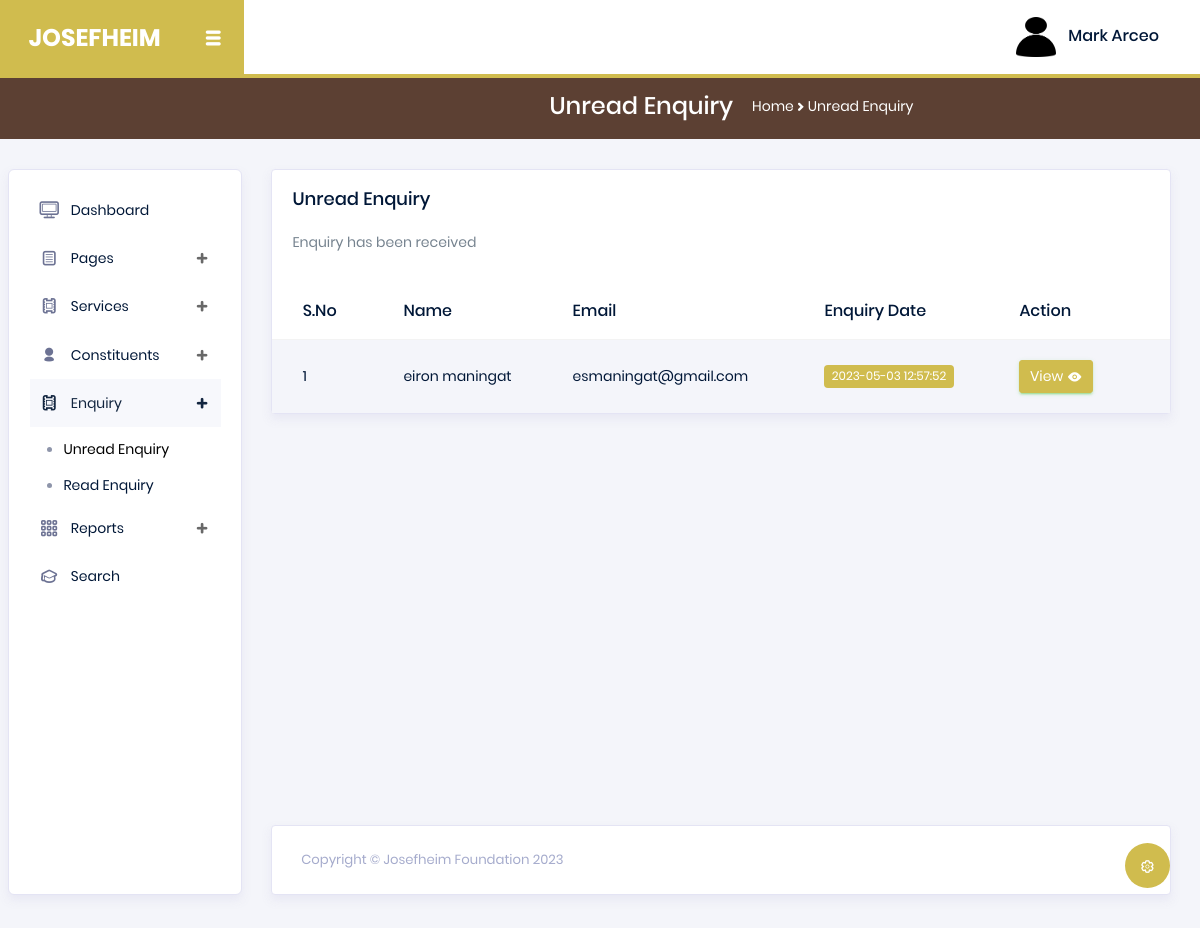
The page /admin/unreadenq.php (signed in) on the database its author committed.
### tables this page shows
CREATE TABLE `tblcontact` (
  `ID` int(10) NOT NULL,
  `FirstName` varchar(200) DEFAULT NULL,
  `LastName` varchar(200) DEFAULT NULL,
  `Email` varchar(200) DEFAULT NULL,
  `Phone` varchar(11) DEFAULT NULL,
  `Message` mediumtext DEFAULT NULL,
  `EnquiryDate` timestamp NOT NULL DEFAULT current_timestamp(),
  `IsRead` int(5) DEFAULT NULL
);

### admin/unreadenq.php (the view, shortened to what this page needs)
<?php session_start();
include('includes/config.php');
if(strlen($_SESSION['aid'])==0)
  {
header('location:index.php');
}
else{
  ?>
<!DOCTYPE html>
<html lang="en">
<head>
  <link rel="stylesheet" href="vendors/typicons/typicons.css">
  <link rel="stylesheet" href="vendors/css/vendor.bundle.base.css">
  <link rel="stylesheet" href="css/vertical-layout-light/style.css">
</head>
<body>
  <div class="container-scroller">
    <?php include_once('includes/header.php');?>
    <nav class="navbar-breadcrumb col-xl-12 col-12 d-flex flex-row p-0">
      <div class="navbar-menu-wrapper d-flex align-items-center justify-content-end">
        <ul class="navbar-nav mr-lg-2">
          <li class="nav-item ml-0">
            <h4 class="mb-0">Unread Enquiry</h4>
          </li>
          <li class="nav-item">
            <div class="d-flex align-items-baseline">
              <p class="mb-0">Home</p>
              <i class="typcn typcn-chevron-right"></i>
              <p class="mb-0">Unread Enquiry</p>
            </div>
          </li>
        </ul>
      </div>
    </nav>
    <div class="container-fluid page-body-wrapper">
     <?php include_once('includes/sidebar.php');?>
      <div class="main-panel">
        <div class="content-wrapper">
          <div class="row">
            <div class="col-md-12">
              <div class="card">
                <h4 class="card-title" style="padding-left: 20px; padding-top: 20px;">Unread Enquiry</h4>
                  <p class="card-description" style="padding-left: 20px;">
                    Enquiry has been received
                  </p>
                <div class="table-responsive pt-3">
                  <table class="table table-striped project-orders-table">
                    <thead>
                       <tr>
                   <th>S.No</th>
                   <th>Name</th>
                    <th>Email</th>
                    <th>Enquiry Date</th>
                     <th>Action</th>
                  </tr>
                    </thead>
                    <tbody>
                      <?php
$ret=mysqli_query($con,"select * from tblcontact where IsRead is null");
$cnt=1;
while ($row=mysqli_fetch_array($ret)) {
?>
                      <tr class="gradeX">
                 <td><?php echo $cnt;?></td>
                  <td><?php  echo $row['FirstName'];?> <?php  echo $row['LastName'];?></td>
                                        <td><?php  echo $row['Email'];?></td>
                                        <td>
                                            <span class="badge badge-primary"><?php echo $row['EnquiryDate'];?></span>
                                        </td>
                                         <td>
                                          <a href="view-enquiry.php?viewid=<?php echo $row['ID'];?>" class="btn btn-success btn-sm btn-icon-text mr-3">View <i class="typcn typcn-eye btn-icon-append"></i> </a></td>
                </tr><?php $cnt=$cnt+1; } ?>
                    </tbody>
                  </table>
                </div>
              </div>
            </div>
          </div>
        </div>
        <?php include_once('includes/footer.php');?>
      </div>
    </div>
  </div>
</body>
</html>
</html>
<?php } ?>

### admin/includes/header.php (shortened to what this page needs)
<nav class="navbar col-lg-12 col-12 p-0 fixed-top d-flex flex-row">
      <div class="navbar-brand-wrapper d-flex justify-content-center">
        <div class="navbar-brand-inner-wrapper d-flex justify-content-between align-items-center w-100">
          <a class="navbar-brand brand-logo" href="dashboard.php"><strong style="color: white;">JOSEFHEIM</strong></a>
          <button class="navbar-toggler navbar-toggler align-self-center" type="button" data-toggle="minimize">
            <span class="typcn typcn-th-menu"></span>
          </button>
        </div>
      </div>
      <div class="navbar-menu-wrapper d-flex align-items-center justify-content-end">
        <ul class="navbar-nav mr-lg-2">
          <li class="nav-item nav-profile dropdown">
            <a class="nav-link" href="#" data-toggle="dropdown" id="profileDropdown">
              <img src="images/faces/face5.png" alt="profile"/>
              <?php
$adid=$_SESSION['aid'];
$ret=mysqli_query($con,"select AdminName from tbladmin where ID='$adid'");
$row=mysqli_fetch_array($ret);
$name=$row['AdminName'];
?>
              <span class="nav-profile-name"><?php echo $name; ?></span>
            </a>
          </li>
        </ul>
      </div>
    </nav>

### rows shown on the page
tblcontact: FirstName "eiron", LastName "maningat", Email "esmaningat@gmail.com", EnquiryDate "2023-05-03 12:57:52"

### other values the page prints
$name "Mark Arceo"
